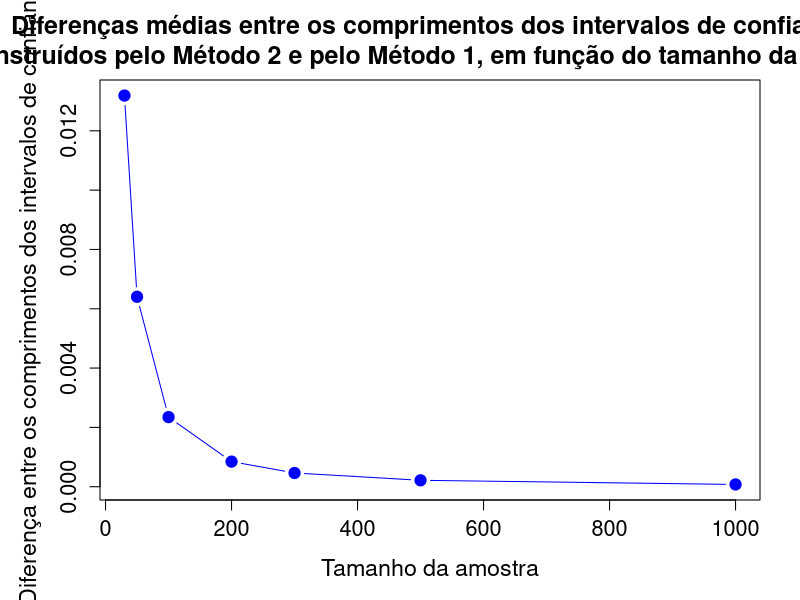

Write the R code that produced this figure.
set.seed(1593)
k <- 1000
p <- 0.5
γ <- 0.91
α <- 1 - γ
n_values <- c(30, 50, 100, 200, 300, 500, 1000)
m <- length(n_values)

medias_diferencas <- numeric(length(n_values))

for (i in 1:m) {
  diferencas <- numeric(k)
  n <- n_values[i]
  
  for (j in 1:k) {
    X <- rbinom(n, size = 1, prob = p)
    
    # Método 1
    media <- mean(X)
    z <- qnorm((1 + γ)/2, mean = 0, sd = 1)
    
      ## Resolução da equação de segundo grau:
      a <- (1 + z^2 / n)
      b <- -2 * media - z^2 / n
      c <- media^2
      solucao1 <- (-b - sqrt(b^2 - 4*a*c)) / (2*a)
      solucao2 <- (-b + sqrt(b^2 - 4*a*c)) / (2*a)
      comprimento1 <- solucao2 - solucao1
    
    # Método 2
    b_ <- qnorm(1 - α/2, mean = 0, sd = 1)
    limite_inferior <- media - b_ * sqrt( (media * (1 - media)) / n_values[i])
    limite_superior <- media + b_ * sqrt( (media * (1 - media)) / n_values[i])
    comprimento2 <- limite_superior - limite_inferior
    
    # Diferença entre os comprimentos
    diferencas[j] <- comprimento2 - comprimento1
  }
  
  medias_diferencas[i] <- mean(diferencas)
}

# Criar o gráfico
dev.new()
par(mar = c(5, 5, 4, 2))
plot(n_values, medias_diferencas, col = "blue", pch = 19, type = "b",
     xlab = "Tamanho da amostra",
     ylab = "Diferença entre os comprimentos dos intervalos de confiança",
     cex.lab = 1.4, cex.main = 1.5, cex.axis = 1.3, cex = 1.5,
     main = paste("Diferenças médias entre os comprimentos dos intervalos de confiança\n",
                  "construídos pelo Método 2 e pelo Método 1, em função do tamanho da amostra"))
